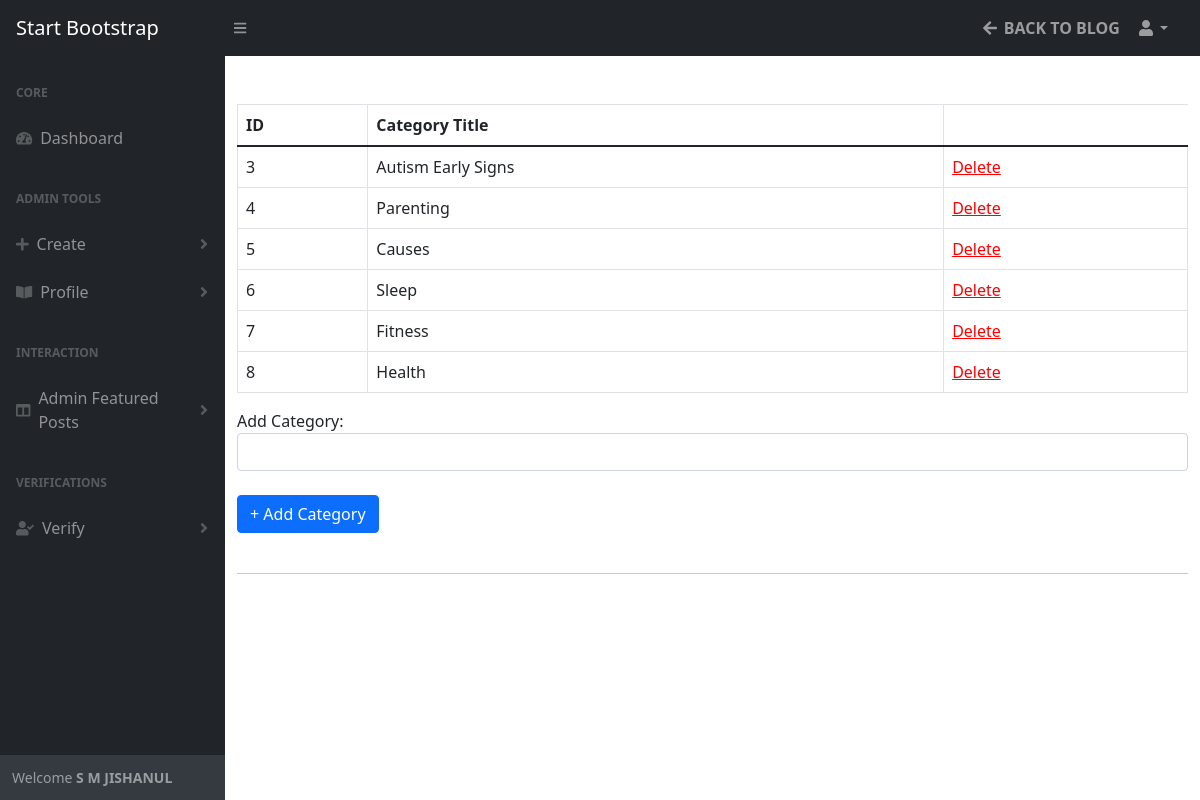
The app's page /admin/categories.php (signed in) with its own data.
### tables this page shows
CREATE TABLE `blog_categories` (
  `cat_id` int(11) NOT NULL,
  `name` varchar(255) NOT NULL
);

### admin/includes/functions.php (the view, shortened to what this page needs)
<?php
function getAllCategories()
{
    global $connection;
    $query = "SELECT * FROM blog_categories";
    $res = mysqli_query($connection, $query) or die("Failed" . mysqli_error($connection));
    if ($res) {
        while ($row = mysqli_fetch_assoc($res)) {
            echo "
            <tr>
                <td>{$row['cat_id']}</td>
                <td>{$row['name']}</td>
                <td><a style='color: red;' href=categories.php?id={$row['cat_id']}>Delete</a></td>
            </tr>
            ";
        }
    }
}

### records on screen
blog_categories: cat_id "3", name "Autism Early Signs"
blog_categories: cat_id "4", name "Parenting"
blog_categories: cat_id "5", name "Causes"
blog_categories: cat_id "6", name "Sleep"
blog_categories: cat_id "7", name "Fitness"
blog_categories: cat_id "8", name "Health"

### other values on screen
$_SESSION["first_name"] "S M JISHANUL"
